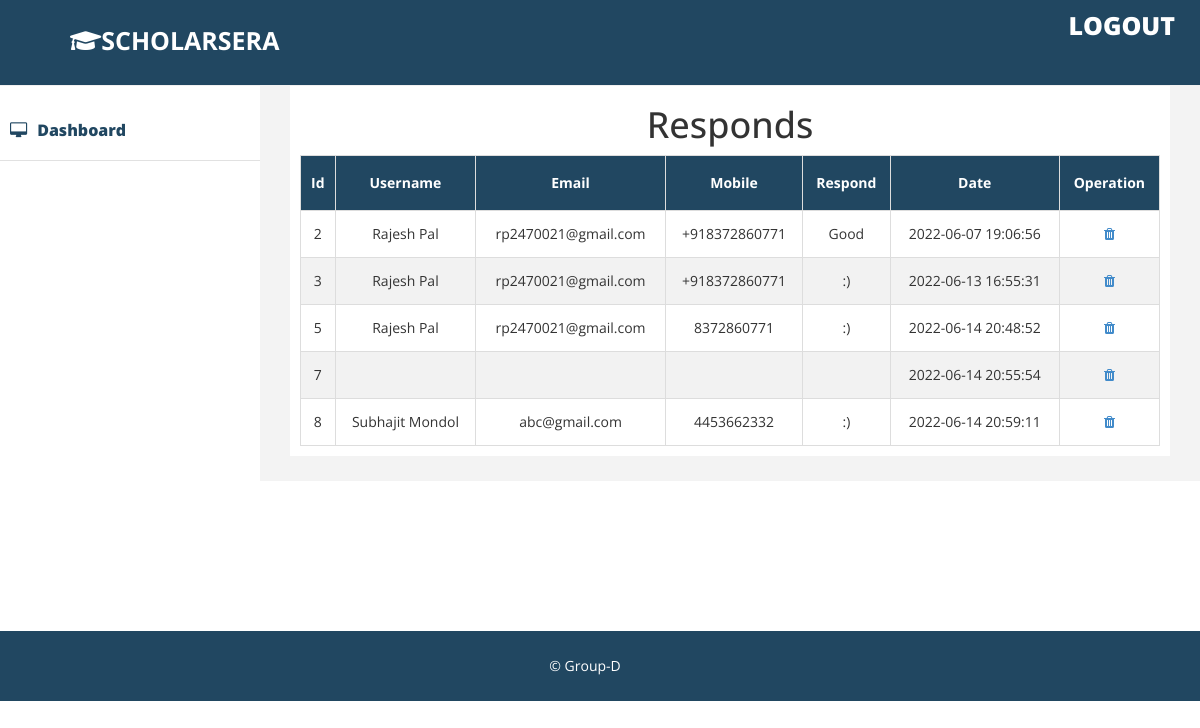
/admin/respond.php, run on the app's committed database.
### tables this page shows
CREATE TABLE `responds` (
  `id` int(255) NOT NULL,
  `user` varchar(255) NOT NULL,
  `email` varchar(255) NOT NULL,
  `mobile` varchar(13) NOT NULL,
  `comments` varchar(255) NOT NULL,
  `created_at` datetime NOT NULL DEFAULT current_timestamp()
);

### admin/respond.php (the view, shortened to what this page needs)
<!DOCTYPE html>
<html xmlns="http://www.w3.org/1999/xhtml">
<head>
    <link href="assets/css/bootstrap.css" rel="stylesheet" />
     <link rel="stylesheet" href="https://cdnjs.cloudflare.com/ajax/libs/font-awesome/5.15.4/css/all.min.css">
    <link rel="stylesheet" href="https://maxcdn.bootstrapcdn.com/font-awesome/4.4.0/css/font-awesome.min.css">
    <link href="assets/css/custom.css" rel="stylesheet" />
</head>
<body>
    <div id="wrapper">
         <div class="navbar navbar-inverse navbar-fixed-top">
            <div class="adjust-nav">
                <div class="navbar-header">
                    <label class="logo"> <i class="fas fa-graduation-cap"></i>SCHOLARSERA</label>
                </div>
                 <span class="logout-spn" >
                  <a href="logout.php" style="color:#fff;">LOGOUT</a>
                </span>
            </div>
        </div>
        <nav class="navbar-default navbar-side" role="navigation">
            <div class="sidebar-collapse">
                <ul class="nav" id="main-menu">
                    <li >
                        <a href="index.php" ><i class="fa fa-desktop "></i>Dashboard</a>
                    </li>
                   </ul>
            </div>
        </nav>
        <div id="page-wrapper" >
            <div id="page-inner">
                <div class="row">
                    <div class="col-md-12">
<h1 style="text-align: center;">Responds</h1>
<table id="table">
  <tr>
    <th>Id</th>
    <th>Username</th>
    <th>Email</th>
    <th>Mobile</th>
    <th>Respond</th>
    <th>Date</th>
    <th colspan="2">Operation</th>
  </tr>
  <tbody>
    <?php
$conn=mysqli_connect("localhost","root","","project");
$selecrquery = "select * from responds ";
$query = mysqli_query($conn,$selecrquery);
while ($res = mysqli_fetch_array($query)) {
?>
    <tr>
                        <td><?php echo $res['id']; ?></td>
                        <td><?php echo $res['user']; ?></td>
                        <td><?php echo $res['email']; ?></td>
                        <td><?php echo $res['mobile']; ?></td>
                        <td><?php echo $res['comments']; ?></td>
                        <td><?php echo $res['created_at']; ?></td>
                        <td><a href="delete_responds.php?id=<?php echo $res['id']; ?>" data-toggle="tooltip" data-placement="right" title="Delete"><i class="fa fa-trash" aria-hidden="true"></i></a></td>
                    </tr>
<?php
}
 ?>
    </tbody>
</table>
                    </div>
                </div>
            </div>
        </div>
    </div><br><br><br><br><br>
    <div class="footer">
             <div class="row">
                <div class="col-lg-12 text-center" >
                    &copy;  Group-D
                </div>
        </div>
        </div>
</body>
</html>

### admin/assets/css/custom.css (style rules this page uses)
body { font-family: 'Open Sans', sans-serif; line-height:30px; }
#wrapper { width: 100%; margin-top:50px; }
#page-wrapper { padding: 15px 15px; min-height: 600px; background:#F3F3F3; }
#page-inner { width:100%; margin:10px 20px 10px 0px; background-color:#fff!important; padding:10px; min-height:100px; }
.sidebar-collapse .nav { padding:0; padding-top:50px; }
.sidebar-collapse > .nav > li > a { padding:15px 10px; color: #214761; font-weight: 900; font-size: 16px; }
.sidebar-collapse > .nav > li { border-bottom:1px solid #e1e1e1; }
.navbar-side { border:none; background-color: #fff; }
.navbar-inverse { background-color: #214761; border-color: #F0F0F0; min-height: 80px; }
.nav > li > a > i { margin-right:10px; }
.logout-spn { float:right; color:#fff; font-size:25px; font-weight:800; margin:20px; margin: 10px 25px 10px 50px; }
.logout-spn a { text-decoration:none; }
.footer { background-color:#214761; width:100%; color:#fff; padding:20px 50px 20px 50px; padding-left:20px; }
@media (min-width:768px) { #page-wrapper { margin: 0 0 0 260px; padding: 15px 30px; min-height: 100px; } }
@media (min-width:768px) { .navbar-side { z-index: 1; position: absolute; width: 260px; } }

### admin/respond.php (style rules this page uses)
#table { text-align: center; border-collapse: collapse; width: 100%; }
#table td, #table th { border: 1px solid #ddd; padding: 8px; }
#table tr:nth-child(even) { background-color: #f2f2f2; }
#table th { padding-top: 12px; padding-bottom: 12px; text-align: center; background-color: #214761; color: white; }
label.logo { color: white; font-size: 25px; line-height: 80px; padding: 0 70px; font-weight: bold; }

### data on the page
responds: id "2", user "Rajesh Pal", email "rp2470021@gmail.com", mobile "+918372860771", comments "Good", created_at "2022-06-07 19:06:56"
responds: id "3", user "Rajesh Pal", email "rp2470021@gmail.com", mobile "+918372860771", comments ":)", created_at "2022-06-13 16:55:31"
responds: id "5", user "Rajesh Pal", email "rp2470021@gmail.com", mobile "8372860771", comments ":)", created_at "2022-06-14 20:48:52"
responds: id "7", created_at "2022-06-14 20:55:54"
responds: id "8", user "Subhajit Mondol", email "abc@gmail.com", mobile "4453662332", comments ":)", created_at "2022-06-14 20:59:11"
